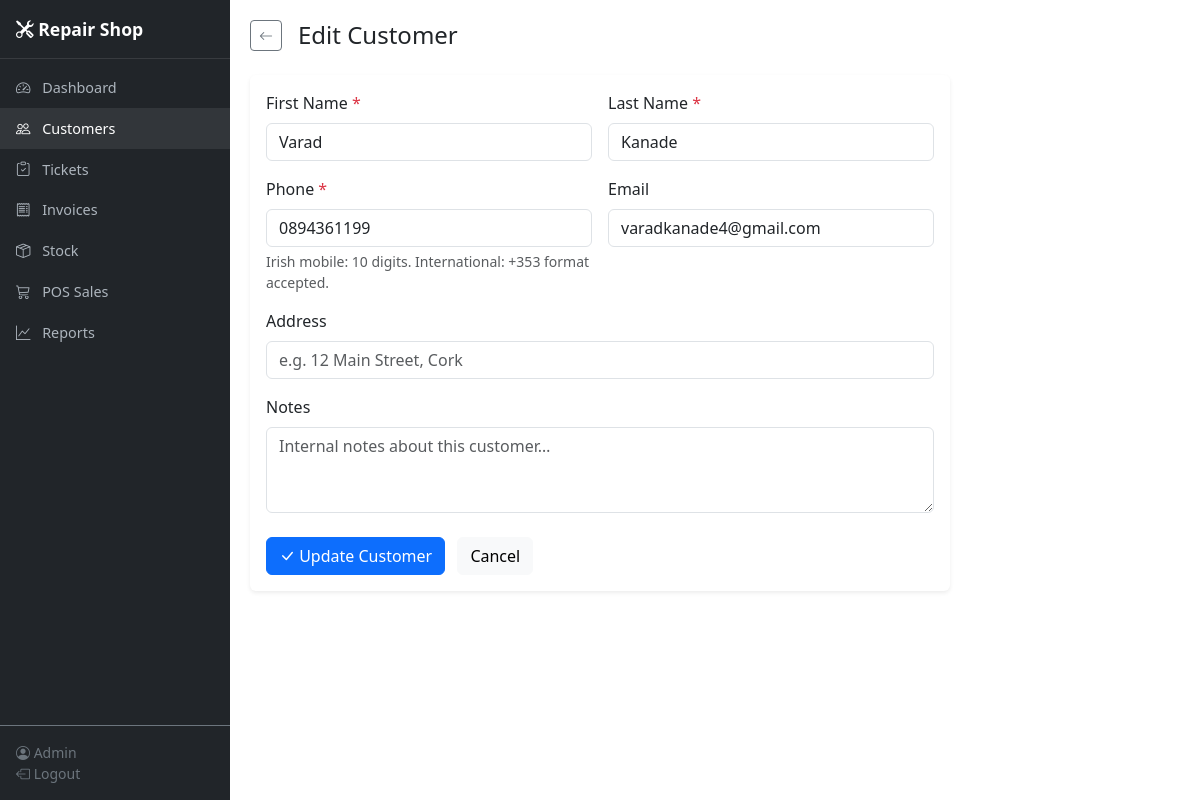
Page /customers/1/edit (signed in) on the committed database.
### app/models.py (models this page shows, shortened)
class User(UserMixin, db.Model):
    __tablename__ = "users"
    id = db.Column(db.Integer, primary_key=True)
    username = db.Column(db.String(80), unique=True, nullable=False, index=True)
    email = db.Column(db.String(120), unique=True, nullable=False)
    password_hash = db.Column(db.String(256), nullable=False)
    full_name = db.Column(db.String(120), nullable=False)
    role = db.Column(db.String(20), nullable=False, default="technician")
    is_active = db.Column(db.Boolean, default=True)
    created_at = db.Column(db.DateTime, default=utcnow)
    assigned_tickets = db.relationship("Ticket", backref="technician", lazy="dynamic",
                                       foreign_keys="Ticket.technician_id")
    progress_logs = db.relationship("TicketProgressLog", backref="user", lazy="dynamic")
    pos_sales = db.relationship("POSSale", backref="served_by_user", lazy="dynamic")

class Customer(db.Model):
    __tablename__ = "customers"
    id = db.Column(db.Integer, primary_key=True)
    first_name = db.Column(db.String(80), nullable=False)
    last_name = db.Column(db.String(80), nullable=False)
    phone = db.Column(db.String(30), nullable=False, index=True)
    email = db.Column(db.String(120), default="")
    address = db.Column(db.Text, default="")
    notes = db.Column(db.Text, default="")
    created_at = db.Column(db.DateTime, default=utcnow)
    updated_at = db.Column(db.DateTime, default=utcnow, onupdate=utcnow)
    devices = db.relationship("Device", backref="customer", lazy="dynamic",
                              cascade="all, delete-orphan")
    tickets = db.relationship("Ticket", backref="customer", lazy="dynamic")
    pos_sales = db.relationship("POSSale", backref="customer", lazy="dynamic")
    @property
    def full_name(self):
        return f"{self.first_name} {self.last_name}"

### app/blueprints/customers/routes.py (the view, shortened to what this page needs)
@bp.route("/<int:customer_id>/edit", methods=["GET", "POST"])
@login_required
def edit(customer_id):
    customer = Customer.query.get_or_404(customer_id)
    form_data = {
        "first_name": customer.first_name,
        "last_name": customer.last_name,
        "phone": customer.phone,
        "email": customer.email,
        "address": customer.address,
        "notes": customer.notes,
    }
    return render_template(
        "customers/edit.html",
        customer=customer,
        form_data=form_data,
    )

### app/models.py (called while the page is built)
@login_manager.user_loader
def load_user(user_id):
    return db.session.get(User, int(user_id))

### app/templates/customers/edit.html (shortened to what this page needs)
{% extends "base.html" %}
{% block content %}
<div class="d-flex align-items-center mb-4">
  <a href="{{ url_for('customers.view', customer_id=customer.id) }}" class="btn btn-outline-secondary btn-sm me-3">
    <i class="bi bi-arrow-left"></i>
  </a>
  <h4 class="mb-0">Edit Customer</h4>
</div>
<div class="card border-0 shadow-sm" style="max-width: 700px;">
  <div class="card-body">
    <form method="post" action="{{ url_for('customers.edit', customer_id=customer.id) }}">
      {% include "customers/_form.html" %}
      <div class="mt-4">
        <button type="submit" class="btn btn-primary">
          <i class="bi bi-check-lg"></i> Update Customer
        </button>
        <a href="{{ url_for('customers.view', customer_id=customer.id) }}" class="btn btn-light ms-2">Cancel</a>
      </div>
    </form>
  </div>
</div>
{% endblock %}

### app/templates/base.html (shortened to what this page needs)
<!DOCTYPE html>
<html lang="en" data-bs-theme="light">
<head>
  <link href="https://cdn.jsdelivr.net/npm/bootstrap@5.3.3/dist/css/bootstrap.min.css" rel="stylesheet">
  <link href="https://cdn.jsdelivr.net/npm/bootstrap-icons@1.11.3/font/bootstrap-icons.min.css" rel="stylesheet">
</head>
<body>
  {% if current_user.is_authenticated %}
  <nav class="sidebar d-flex flex-column" id="sidebar">
    <div class="sidebar-brand">
      <i class="bi bi-tools"></i> {{ shop_name }}
    </div>
    <ul class="nav flex-column mt-2 flex-grow-1">
      <li class="nav-item">
        <a class="nav-link {% if request.endpoint == 'dashboard.index' %}active{% endif %}" href="{{ url_for('dashboard.index') }}">
          <i class="bi bi-speedometer2"></i> Dashboard
        </a>
      </li>
      <li class="nav-item">
        <a class="nav-link {% if 'customers' in request.endpoint|default('') %}active{% endif %}" href="{{ url_for('customers.index') }}">
          <i class="bi bi-people"></i> Customers
        </a>
      </li>
      <li class="nav-item">
        <a class="nav-link {% if 'tickets' in request.endpoint|default('') %}active{% endif %}" href="{{ url_for('tickets.index') }}">
          <i class="bi bi-clipboard-check"></i> Tickets
        </a>
      </li>
      <li class="nav-item">
        <a class="nav-link {% if 'invoices' in request.endpoint|default('') %}active{% endif %}" href="{{ url_for('invoices.index') }}">
          <i class="bi bi-receipt"></i> Invoices
        </a>
      </li>
      <li class="nav-item">
        <a class="nav-link {% if 'stock' in request.endpoint|default('') %}active{% endif %}" href="{{ url_for('stock.index') }}">
          <i class="bi bi-box-seam"></i> Stock
        </a>
      </li>
      <li class="nav-item">
        <a class="nav-link {% if 'pos' in request.endpoint|default('') %}active{% endif %}" href="{{ url_for('pos.index') }}">
          <i class="bi bi-cart3"></i> POS Sales
        </a>
      </li>
      <li class="nav-item">
        <a class="nav-link {% if 'reports' in request.endpoint|default('') %}active{% endif %}" href="{{ url_for('reports.index') }}">
          <i class="bi bi-graph-up"></i> Reports
        </a>
      </li>
    </ul>
    <div class="p-3 border-top border-secondary small text-secondary">
      <i class="bi bi-person-circle"></i> {{ current_user.full_name }}
      <br>
      <a href="{{ url_for('auth.logout') }}" class="text-secondary text-decoration-none">
        <i class="bi bi-box-arrow-left"></i> Logout
      </a>
    </div>
  </nav>
  <div class="main-content">
    {% block content %}{% endblock %}
  </div>
  {% endif %}
</body>
</html>

### app/templates/customers/_form.html
<div class="row g-3">
  <div class="col-md-6">
    <label for="first_name" class="form-label">First Name <span class="text-danger">*</span></label>
    <input type="text" class="form-control" id="first_name" name="first_name"
           value="{{ form_data.get('first_name', '') }}" required maxlength="80"
           placeholder="e.g. Varad" pattern="[A-Za-zÀ-ÖØ-öø-ÿ' -]+"
           title="Letters, spaces, hyphens, and apostrophes only">
  </div>
  <div class="col-md-6">
    <label for="last_name" class="form-label">Last Name <span class="text-danger">*</span></label>
    <input type="text" class="form-control" id="last_name" name="last_name"
           value="{{ form_data.get('last_name', '') }}" required maxlength="80"
           placeholder="e.g. Smith" pattern="[A-Za-zÀ-ÖØ-öø-ÿ' -]+"
           title="Letters, spaces, hyphens, and apostrophes only">
  </div>
  <div class="col-md-6">
    <label for="phone" class="form-label">Phone <span class="text-danger">*</span></label>
    <input type="tel" class="form-control" id="phone" name="phone"
           value="{{ form_data.get('phone', '') }}" required maxlength="30"
           placeholder="e.g. 089 863 5743">
    <div class="form-text">Irish mobile: 10 digits. International: +353 format accepted.</div>
  </div>
  <div class="col-md-6">
    <label for="email" class="form-label">Email</label>
    <input type="email" class="form-control" id="email" name="email"
           value="{{ form_data.get('email', '') }}" maxlength="120"
           placeholder="e.g. customer@email.com">
  </div>
  <div class="col-12">
    <label for="address" class="form-label">Address</label>
    <input type="text" class="form-control" id="address" name="address"
           value="{{ form_data.get('address', '') }}"
           placeholder="e.g. 12 Main Street, Cork">
  </div>
  <div class="col-12">
    <label for="notes" class="form-label">Notes</label>
    <textarea class="form-control" id="notes" name="notes" rows="3"
              placeholder="Internal notes about this customer…">{{ form_data.get('notes', '') }}</textarea>
  </div>
</div>

### app/templates/base.html (style rules this page uses)
:root { --sidebar-width: 230px; }
body { min-height: 100vh; }
.sidebar { width: var(--sidebar-width); min-height: 100vh; background: #212529; position: fixed; top: 0; left: 0; z-index: 1030; transition: transform .2s; }
.sidebar .nav-link { color: #adb5bd; padding: .6rem 1rem; font-size: .9rem; }
.sidebar .nav-link:hover, .sidebar .nav-link.active { color: #fff; background: rgba(255,255,255,.08); }
.sidebar .nav-link i { width: 22px; text-align: center; margin-right: .5rem; }
.main-content { margin-left: var(--sidebar-width); padding: 1.25rem; }
.sidebar-brand { padding: 1rem; font-weight: 700; font-size: 1.1rem; color: #fff; border-bottom: 1px solid rgba(255,255,255,.1); }

### rows in the picture
User: full_name "Admin"
Customer: first_name "Varad", last_name "Kanade", phone "0894361199", email "varadkanade4@gmail.com"

### other values in the picture
{{ shop_name }} "Repair Shop"
